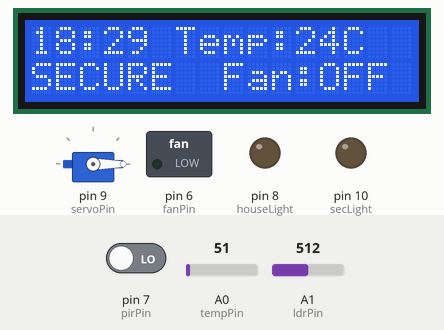
Simulated run of this sketch. Board: Arduino Uno, built with avr-gcc and run on an emulated ATmega328P. On the bench: 16×2 character LCD, servo, switched loads named in the sketch (green lamp = pin HIGH), output pins drawn as LEDs (lit = HIGH). The test bench sets the inputs (shaded band); at power-on: A0 (tempPin) = 51, pin 7 (pirPin) LOW, A1 (ldrPin) = 512. The local clock reads 2024-03-15 10:24:30 at power-on unless the sketch sets it.

Above: at 1.2 s.
1.3 s: A0 (tempPin) set to 68
At 2.7 s:
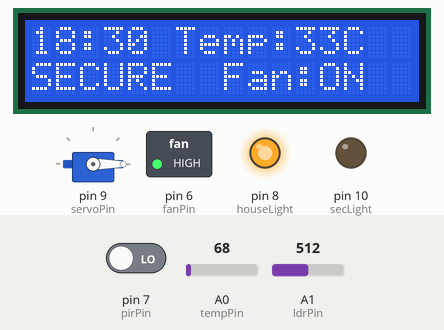
3.6 s: pin 7 (pirPin) driven HIGH
At 4.6 s:
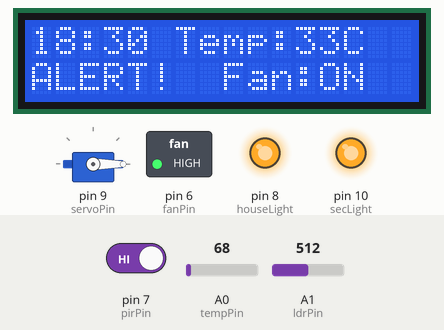
5.2 s: A0 (tempPin) set to 61
At 6.4 s:
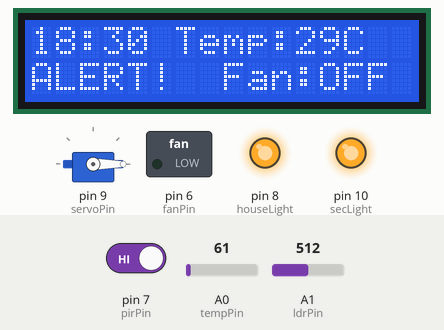
6.9 s: pin 7 (pirPin) driven LOW
At 8.2 s:
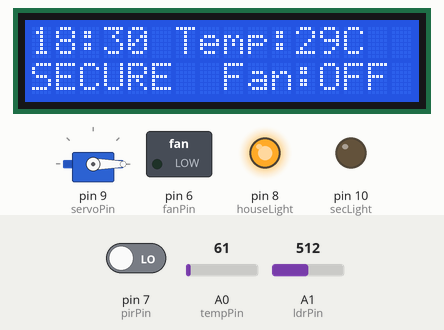
8.5 s: A1 (ldrPin) set to 20
10.0 s: A1 (ldrPin) set to 17
At 10.8 s:
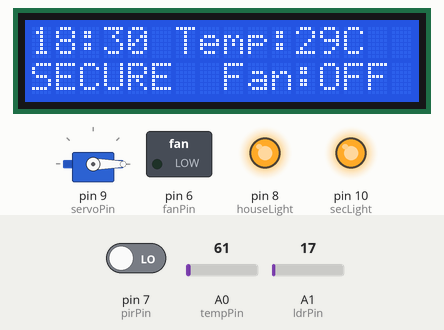
Timing chart, 0 to 12.5 s (numbered marks = the images above; inputs shaded):
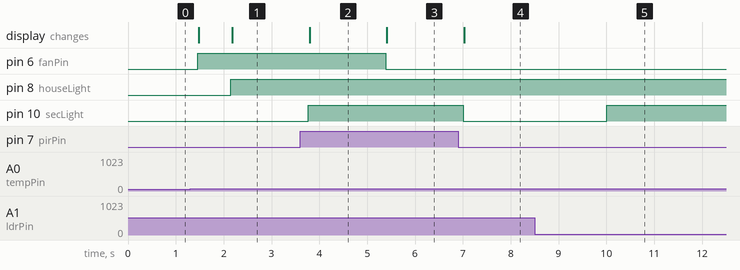

Measured:
- the behaviour switches between 61 and 62 on A0 (tempPin) (found by bisection; images 0 and 1)
- the behaviour switches between 19 and 18 on A1 (ldrPin) (found by bisection; images 4 and 5)
- after the input at 1.3 s, pin 6 (fanPin): LOW → HIGH after 0.15 s; the display: first changes after 0.18 s (image 1 shows a later state)
- after the input at 3.6 s, pin 10 (secLight): LOW → HIGH after 0.17 s; the display: changes after 0.20 s (image 2)
- after the input at 5.2 s, pin 6 (fanPin): HIGH → LOW after 0.18 s; the display: changes after 0.21 s (image 3)
- after the input at 6.9 s, pin 10 (secLight): HIGH → LOW after 0.10 s; the display: changes after 0.13 s (image 4)
- after the input at 8.5 s, every drawn part: stays the same
- after the input at 10.0 s, pin 10 (secLight): LOW → HIGH at once

The sketch:

SMARTHOME_AUTOMATION.ino
```cpp
#include <Wire.h>
#include <RTClib.h>
#include <LiquidCrystal_I2C.h>
#include <Servo.h>

// Initialization
LiquidCrystal_I2C lcd(0x20, 16, 2);
RTC_DS1307 rtc;
Servo curtainServo;

// Pin Assignments
const int tempPin = A0;
const int ldrPin = A1;
const int pirPin = 7;
const int fanPin = 6;
const int houseLight = 8;
const int secLight = 10;
const int servoPin = 9;

void setup() {
  Wire.begin();
  rtc.begin();
  lcd.init();
  lcd.backlight();
  curtainServo.attach(servoPin);

  pinMode(pirPin, INPUT);
  pinMode(fanPin, OUTPUT);
  pinMode(houseLight, OUTPUT);
  pinMode(secLight, OUTPUT);

  // DEBUG TIME: Set to 7:59:50 AM to test Servo Opening
  // After testing Servo, change to 18:29:50 to test Lights
  rtc.adjust(DateTime(2026, 4, 21, 18, 29, 58));
}

void loop() {
  DateTime now = rtc.now();

  // Read Sensors
  float tempC = (analogRead(tempPin) * 5.0 * 100.0) / 1024.0;
  int lightLevel = analogRead(ldrPin);
  int motion = digitalRead(pirPin);

  // --- TASK 1: MAIN HOUSE LIGHTS (6:30 PM - 9:00 PM) ---
  int totalMinutes = (now.hour() * 60) + now.minute();
  if (totalMinutes >= 1110 && totalMinutes < 1260) {
    digitalWrite(houseLight, HIGH);
  } else {
    digitalWrite(houseLight, LOW);
  }

  // --- TASK 2: AUTOMATED CURTAINS (8 AM Open, 6 PM Close) ---
  if (now.hour() >= 8 && now.hour() < 18) {
    curtainServo.write(180); // Open position
  } else {
    curtainServo.write(0);   // Closed position
  }

  // --- TASK 3: SECURITY LIGHTS ---
  // ON if it is Dark (LDR < 500) OR if Motion is detected
  if (lightLevel < 19 || motion == HIGH) {
    digitalWrite(secLight, HIGH);
  } else {
    digitalWrite(secLight, LOW);
  }

  // --- TASK 4: TEMPERATURE CONTROL (Fan ON > 30C) ---
  if (tempC > 30.0) {
    digitalWrite(fanPin, HIGH);
  } else {
    digitalWrite(fanPin, LOW);
  }

  // --- TASK 5: DISPLAY ---
  lcd.setCursor(0, 0);
  if(now.hour() < 10) lcd.print('0');
  lcd.print(now.hour()); lcd.print(":");
  if(now.minute() < 10) lcd.print('0');
  lcd.print(now.minute());

  lcd.print(" Temp:");
  lcd.print((int)tempC);
  lcd.print("C ");

  lcd.setCursor(0, 1);
  // LCD only shows ALERT if there is actual motion
  if (motion == HIGH) {
    lcd.print("ALERT!  ");
  } else {
    lcd.print("SECURE  ");
  }

  lcd.print("Fan:");
  lcd.print(tempC > 30.0 ? "ON " : "OFF");

  delay(200);
}
```
